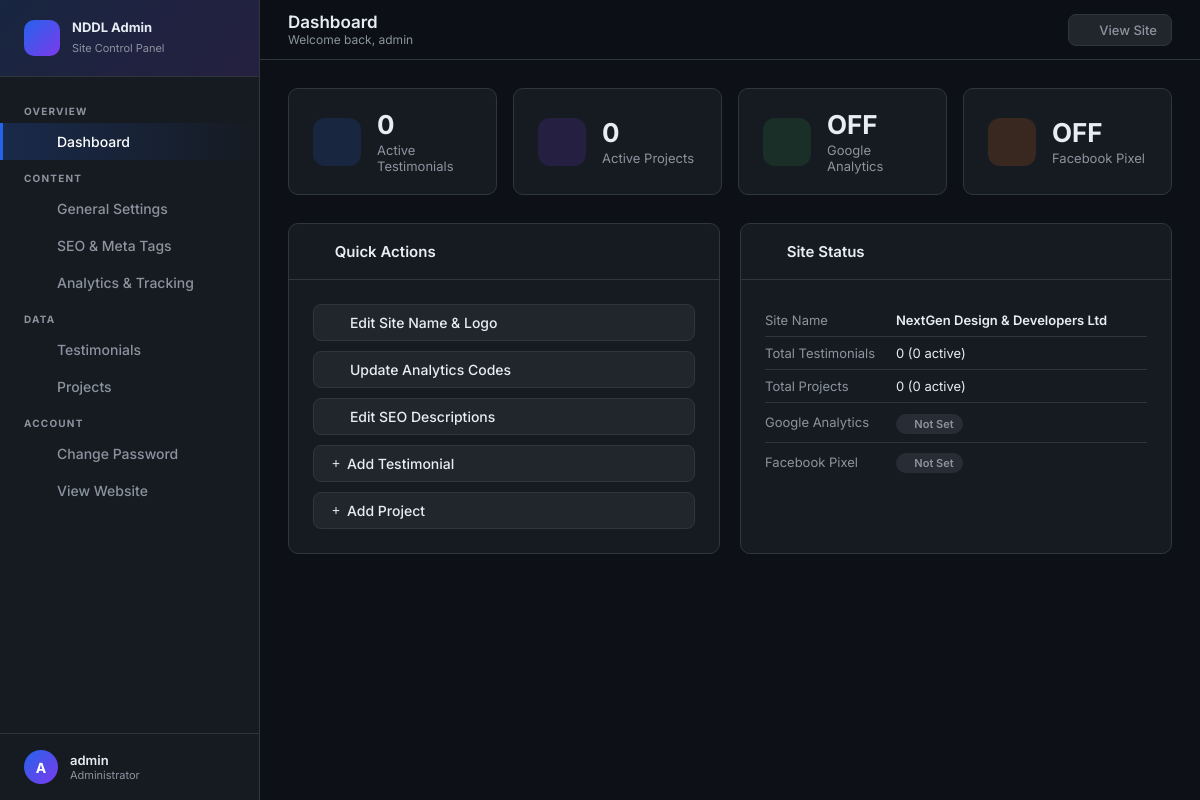
/admin/ (signed in), run on the app's committed database.
### models.py (models this page shows, shortened)
class AdminUser(UserMixin, db.Model):
    __tablename__ = 'admin_users'
    id = db.Column(db.Integer, primary_key=True)
    username = db.Column(db.String(80), unique=True, nullable=False)
    password_hash = db.Column(db.String(256), nullable=False)

class SiteSetting(db.Model):
    __tablename__ = 'site_settings'
    id = db.Column(db.Integer, primary_key=True)
    key = db.Column(db.String(100), unique=True, nullable=False)
    value = db.Column(db.Text, default='')
    @staticmethod
    def get(key, default=''):
        s = SiteSetting.query.filter_by(key=key).first()
        return s.value if s else default

### admin/routes.py (the view)
@admin_bp.route('/')
@login_required
def dashboard():
    stats = {
        'testimonials': Testimonial.query.count(),
        'active_testimonials': Testimonial.query.filter_by(is_active=True).count(),
        'projects': Project.query.count(),
        'active_projects': Project.query.filter_by(is_active=True).count(),
        'site_name': SiteSetting.get('site_name', 'N/A'),
        'ga4_set': bool(SiteSetting.get('ga4_tracking_id')),
        'fb_pixel_set': bool(SiteSetting.get('fb_pixel_id')),
    }
    return render_template('admin/dashboard.html', stats=stats)

### templates/admin/dashboard.html (shortened to what this page needs)
{% extends 'admin/base.html' %}
{% block page_title %}Dashboard{% endblock %}
{% block page_subtitle %}Welcome back, {{ current_user.username }}{% endblock %}
{% block content %}
<div class="stats-grid">
  <div class="stat-card">
    <div class="stat-icon blue"><i class="fas fa-quote-right"></i></div>
    <div class="stat-info">
      <div class="stat-value">{{ stats.active_testimonials }}</div>
      <div class="stat-label">Active Testimonials</div>
    </div>
  </div>
  <div class="stat-card">
    <div class="stat-icon purple"><i class="fas fa-building"></i></div>
    <div class="stat-info">
      <div class="stat-value">{{ stats.active_projects }}</div>
      <div class="stat-label">Active Projects</div>
    </div>
  </div>
  <div class="stat-card">
    <div class="stat-icon green"><i class="fas fa-chart-line"></i></div>
    <div class="stat-info">
      <div class="stat-value">{{ 'ON' if stats.ga4_set else 'OFF' }}</div>
      <div class="stat-label">Google Analytics</div>
    </div>
  </div>
  <div class="stat-card">
    <div class="stat-icon orange"><i class="fab fa-facebook"></i></div>
    <div class="stat-info">
      <div class="stat-value">{{ 'ON' if stats.fb_pixel_set else 'OFF' }}</div>
      <div class="stat-label">Facebook Pixel</div>
    </div>
  </div>
</div>
<div style="display:grid; grid-template-columns:1fr 1fr; gap:20px;">
  <div class="card">
    <div class="card-header"><h3><i class="fas fa-bolt"></i> Quick Actions</h3></div>
    <div class="card-body" style="display:flex;flex-direction:column;gap:10px;">
      <a href="{{ url_for('admin_bp.general') }}" class="btn btn-secondary" style="justify-content:flex-start;">
        <i class="fas fa-sliders-h"></i> Edit Site Name & Logo
      </a>
      <a href="{{ url_for('admin_bp.analytics') }}" class="btn btn-secondary" style="justify-content:flex-start;">
        <i class="fas fa-chart-line"></i> Update Analytics Codes
      </a>
      <a href="{{ url_for('admin_bp.seo') }}" class="btn btn-secondary" style="justify-content:flex-start;">
        <i class="fas fa-search"></i> Edit SEO Descriptions
      </a>
      <a href="{{ url_for('admin_bp.testimonial_new') }}" class="btn btn-secondary" style="justify-content:flex-start;">
        <i class="fas fa-plus"></i> Add Testimonial
      </a>
      <a href="{{ url_for('admin_bp.project_new') }}" class="btn btn-secondary" style="justify-content:flex-start;">
        <i class="fas fa-plus"></i> Add Project
      </a>
    </div>
  </div>
  <div class="card">
    <div class="card-header"><h3><i class="fas fa-info-circle"></i> Site Status</h3></div>
    <div class="card-body">
      <table style="width:100%;">
        <tr>
          <td style="color:var(--muted);font-size:13px;padding:8px 0;border:none;">Site Name</td>
          <td style="font-size:13px;font-weight:600;padding:8px 0;border:none;">{{ stats.site_name }}</td>
        </tr>
        <tr>
          <td style="color:var(--muted);font-size:13px;padding:8px 0;border:none;border-top:1px solid var(--border);">Total Testimonials</td>
          <td style="font-size:13px;padding:8px 0;border:none;border-top:1px solid var(--border);">{{ stats.testimonials }} ({{ stats.active_testimonials }} active)</td>
        </tr>
        <tr>
          <td style="color:var(--muted);font-size:13px;padding:8px 0;border:none;border-top:1px solid var(--border);">Total Projects</td>
          <td style="font-size:13px;padding:8px 0;border:none;border-top:1px solid var(--border);">{{ stats.projects }} ({{ stats.active_projects }} active)</td>
        </tr>
        <tr>
          <td style="color:var(--muted);font-size:13px;padding:8px 0;border:none;border-top:1px solid var(--border);">Google Analytics</td>
          <td style="padding:8px 0;border:none;border-top:1px solid var(--border);">
            <span class="badge {{ 'badge-success' if stats.ga4_set else 'badge-muted' }}">
              <i class="fas fa-circle" style="font-size:7px;"></i> {{ 'Connected' if stats.ga4_set else 'Not Set' }}
            </span>
          </td>
        </tr>
        <tr>
          <td style="color:var(--muted);font-size:13px;padding:8px 0;border:none;border-top:1px solid var(--border);">Facebook Pixel</td>
          <td style="padding:8px 0;border:none;border-top:1px solid var(--border);">
            <span class="badge {{ 'badge-success' if stats.fb_pixel_set else 'badge-muted' }}">
              <i class="fas fa-circle" style="font-size:7px;"></i> {{ 'Connected' if stats.fb_pixel_set else 'Not Set' }}
            </span>
          </td>
        </tr>
      </table>
    </div>
  </div>
</div>
{% endblock %}

### templates/admin/base.html (shortened to what this page needs)
<!DOCTYPE html>
<html lang="en">
<head>
  <link rel="stylesheet" href="/assets/css/all.min.css"/>
</head>
<body>
<aside class="sidebar" id="sidebar">
  <div class="sidebar-brand">
    <div class="brand-icon"><i class="fas fa-building"></i></div>
    <div class="brand-text">
      <h2>NDDL Admin</h2>
      <span>Site Control Panel</span>
    </div>
  </div>
  <nav class="sidebar-nav">
    <div class="nav-section-label">Overview</div>
    <a href="{{ url_for('admin_bp.dashboard') }}"
       class="nav-link {% if request.endpoint == 'admin_bp.dashboard' %}active{% endif %}">
      <i class="fas fa-chart-pie"></i> Dashboard
    </a>
    <div class="nav-section-label">Content</div>
    <a href="{{ url_for('admin_bp.general') }}"
       class="nav-link {% if request.endpoint == 'admin_bp.general' %}active{% endif %}">
      <i class="fas fa-sliders-h"></i> General Settings
    </a>
    <a href="{{ url_for('admin_bp.seo') }}"
       class="nav-link {% if request.endpoint == 'admin_bp.seo' %}active{% endif %}">
      <i class="fas fa-search"></i> SEO & Meta Tags
    </a>
    <a href="{{ url_for('admin_bp.analytics') }}"
       class="nav-link {% if request.endpoint == 'admin_bp.analytics' %}active{% endif %}">
      <i class="fas fa-chart-line"></i> Analytics & Tracking
    </a>
    <div class="nav-section-label">Data</div>
    <a href="{{ url_for('admin_bp.testimonials') }}"
       class="nav-link {% if 'testimonial' in request.endpoint %}active{% endif %}">
      <i class="fas fa-quote-right"></i> Testimonials
    </a>
    <a href="{{ url_for('admin_bp.projects') }}"
       class="nav-link {% if 'project' in request.endpoint %}active{% endif %}">
      <i class="fas fa-building"></i> Projects
    </a>
    <div class="nav-section-label">Account</div>
    <a href="{{ url_for('admin_bp.change_password') }}"
       class="nav-link {% if request.endpoint == 'admin_bp.change_password' %}active{% endif %}">
      <i class="fas fa-key"></i> Change Password
    </a>
    <a href="{{ url_for('index') }}" class="nav-link" target="_blank">
      <i class="fas fa-external-link-alt"></i> View Website
    </a>
  </nav>
  <div class="sidebar-footer">
    <div class="user-avatar">{{ current_user.username[0].upper() }}</div>
    <div class="user-info">
      <div class="user-name">{{ current_user.username }}</div>
      <div class="user-role">Administrator</div>
    </div>
    <a href="{{ url_for('admin_bp.logout') }}" class="logout-btn" title="Logout">
      <i class="fas fa-sign-out-alt"></i>
    </a>
  </div>
</aside>
<div class="main-wrapper">
  <header class="topbar">
    <div class="topbar-left">
      <h1>{% block page_title %}Dashboard{% endblock %}</h1>
      <p>{% block page_subtitle %}{% endblock %}</p>
    </div>
    <div class="topbar-right">
      <a href="{{ url_for('index') }}" class="view-site" target="_blank">
        <i class="fas fa-eye"></i> View Site
      </a>
    </div>
  </header>
  <main class="page-content">
    {% block content %}{% endblock %}
  </main>
</div>
</body>
</html>

### data on the page
AdminUser: username "A", username "admin"
SiteSetting: site_name "NextGen Design & Developers Ltd"

### other printed values
{{ stats.active_testimonials }} "0"
{{ stats.active_projects }} "0"
{{ 'ON' if stats.ga4_set else 'OFF' }} "OFF"
{{ 'ON' if stats.fb_pixel_set else 'OFF' }} "OFF"
{{ stats.testimonials }} "0"
{{ stats.projects }} "0"
{{ 'Connected' if stats.ga4_set else 'Not Set' }} "Not Set"
{{ 'Connected' if stats.fb_pixel_set else 'Not Set' }} "Not Set"
